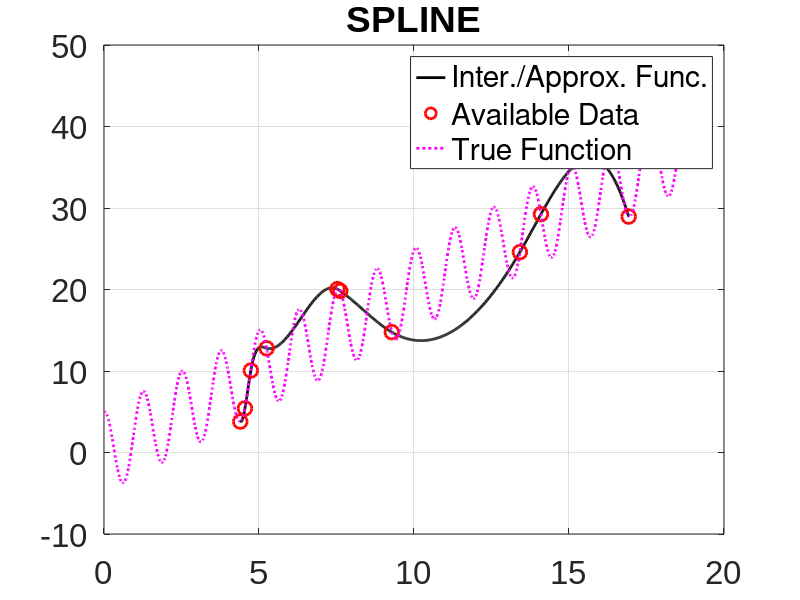
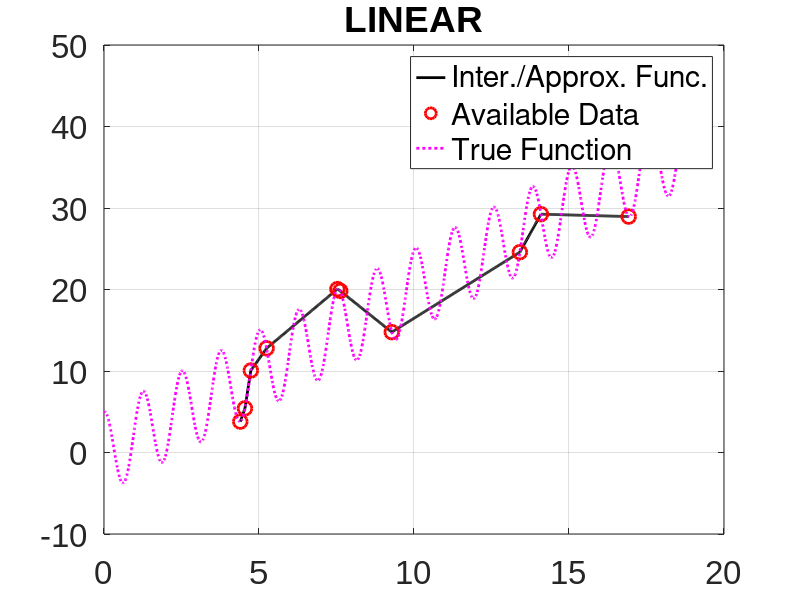
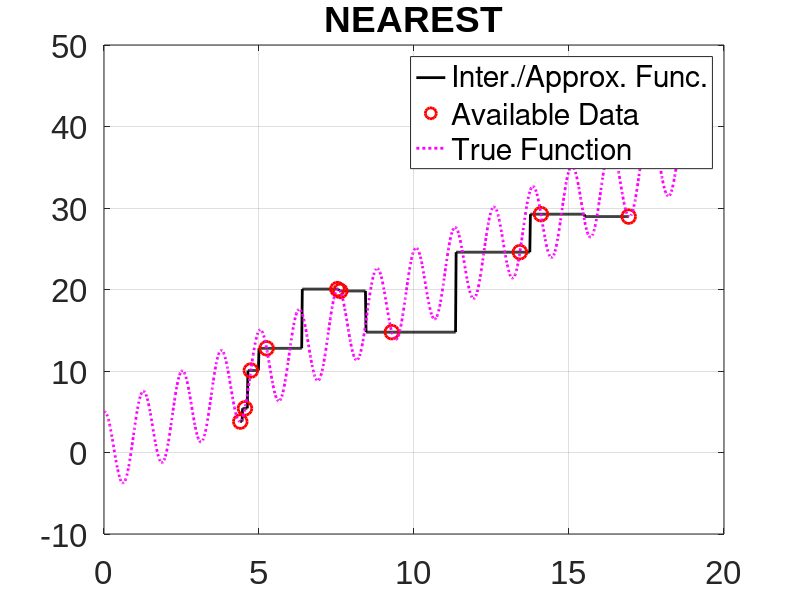
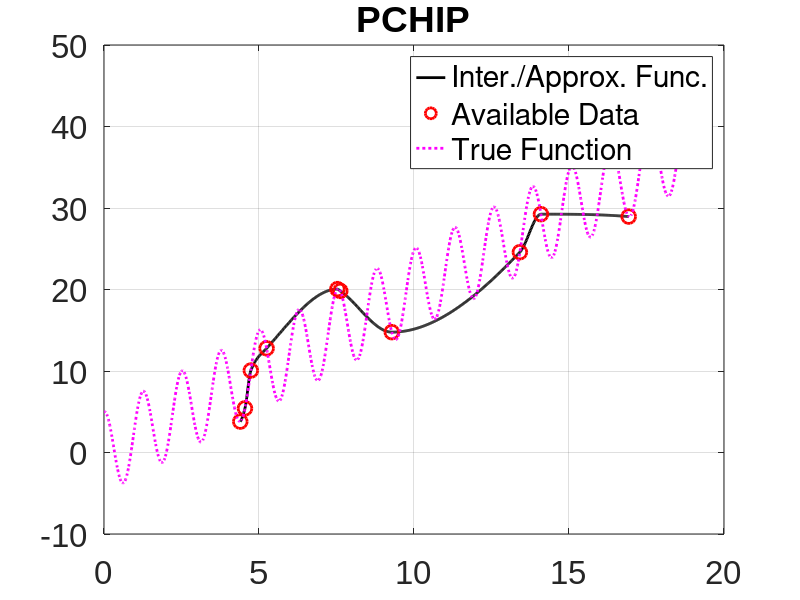

Reproduce these figures in MATLAB, in order. (Note: this script raises an error after producing the figures.)
clear all
close all
clc
rng('default')
rng(220)


n=1000;
x=linspace(0,6*pi,n);
y=5*cos(5*x)+2*x;

randomPermutation=randperm(n);

percentKept=1;
numKept=round(n*percentKept/100);

xKept=x(randomPermutation(1:numKept));
yKept=y(randomPermutation(1:numKept));

%%
% Create figure
figure1 = figure('PaperOrientation','landscape',...
    'PaperSize',[29.69999902 20.99999864],...
    'OuterPosition',[-7 33 1382 744]);
% Create axes
axes1 = axes('Parent',figure1);
hold(axes1,'on');

yInterp=interp1(xKept,yKept,x,'spline');
plot1 = plot(x,yInterp,'k-',xKept,yKept,'ro',x,y,':m')
set(plot1(1),'LineWidth',2);
set(plot1(2),'MarkerSize',10,'Marker','o','LineWidth',2);
set(plot1(3),'LineWidth',2);
box(axes1,'on');
% Set the remaining axes properties
set(axes1,'FontName','Arial','FontSize',24);
% Create legend
legend('Inter./Approx. Func.','Available Data','True Function')
title('SPLINE')
grid
drawnow

hgsave(['SPLINE_b.fig'])
print(['SPLINE_b'],'-dpng')

%%
% Create figure
figure1 = figure('PaperOrientation','landscape',...
    'PaperSize',[29.69999902 20.99999864],...
    'OuterPosition',[-7 33 1382 744]);
% Create axes
axes1 = axes('Parent',figure1);
hold(axes1,'on');
yInterp=interp1(xKept,yKept,x,'linear');
plot1=plot(x,yInterp,'k-',xKept,yKept,'ro',x,y,':m')
set(plot1(1),'LineWidth',2);
set(plot1(2),'MarkerSize',10,'Marker','o','LineWidth',2);
set(plot1(3),'LineWidth',2);
box(axes1,'on');
% Set the remaining axes properties
set(axes1,'FontName','Arial','FontSize',24);
% Create legend
legend('Inter./Approx. Func.','Available Data','True Function')
title('LINEAR')
grid
drawnow

hgsave(['LINEAR_b.fig'])
print(['LINEAR_b'],'-dpng')

%%
% Create figure
figure1 = figure('PaperOrientation','landscape',...
    'PaperSize',[29.69999902 20.99999864],...
    'OuterPosition',[-7 33 1382 744]);
% Create axes
axes1 = axes('Parent',figure1);
hold(axes1,'on');
yInterp=interp1(xKept,yKept,x,'nearest');
plot1=plot(x,yInterp,'k-',xKept,yKept,'ro',x,y,':m')
set(plot1(1),'LineWidth',2);
set(plot1(2),'MarkerSize',10,'Marker','o','LineWidth',2);
set(plot1(3),'LineWidth',2);
box(axes1,'on');
% Set the remaining axes properties
set(axes1,'FontName','Arial','FontSize',24);
% Create legend
legend('Inter./Approx. Func.','Available Data','True Function')
title('NEAREST')
grid
drawnow

hgsave(['NEAREST_b.fig'])
print(['NEAREST_b'],'-dpng')

%%
% Create figure
figure1 = figure('PaperOrientation','landscape',...
    'PaperSize',[29.69999902 20.99999864],...
    'OuterPosition',[-7 33 1382 744]);
% Create axes
axes1 = axes('Parent',figure1);
hold(axes1,'on');
yInterp=interp1(xKept,yKept,x,'pchip');
plot1=plot(x,yInterp,'k-',xKept,yKept,'ro',x,y,':m')
set(plot1(1),'LineWidth',2);
set(plot1(2),'MarkerSize',10,'Marker','o','LineWidth',2);
set(plot1(3),'LineWidth',2);
box(axes1,'on');
% Set the remaining axes properties
set(axes1,'FontName','Arial','FontSize',24);
% Create legend
legend('Inter./Approx. Func.','Available Data','True Function')
title('PCHIP')
grid
drawnow

hgsave(['PCHIP_b.fig'])
print(['PCHIP_b'],'-dpng')

%% 
reg = MultiPolyRegress(xKept',yKept',2);
func_str = func2str(reg.PolynomialExpression);
func_str = strrep(func_str, 'x1', 'x(1)');
func_str = strrep(func_str, 'x(1)','x');
func = str2func(func_str);
yPF2=feval(func,x);
% Create figure
figure1 = figure('PaperOrientation','landscape',...
    'PaperSize',[29.69999902 20.99999864],...
    'OuterPosition',[-7 33 1382 744]);
% Create axes
axes1 = axes('Parent',figure1);
hold(axes1,'on');
plot1=plot(x,yPF2,'k-',xKept,yKept,'ro',x,y,':m')
set(plot1(1),'LineWidth',2);
set(plot1(2),'MarkerSize',10,'Marker','o','LineWidth',2);
set(plot1(3),'LineWidth',2);
box(axes1,'on');
% Set the remaining axes properties
set(axes1,'FontName','Arial','FontSize',24);
% Create legend
legend('Inter./Approx. Func.','Available Data','True Function')
title('PolyFun 2^{nd} order')
grid
drawnow
hgsave(['PolyFun_2nd_order_b.fig'])
print(['PolyFun_2nd_order_b'],'-dpng')



reg = MultiPolyRegress(xKept',yKept',3);
func_str = func2str(reg.PolynomialExpression);
func_str = strrep(func_str, 'x1', 'x(1)');
func_str = strrep(func_str, 'x(1)','x');
func = str2func(func_str);
yPF2=feval(func,x);
% Create figure
figure1 = figure('PaperOrientation','landscape',...
    'PaperSize',[29.69999902 20.99999864],...
    'OuterPosition',[-7 33 1382 744]);
% Create axes
axes1 = axes('Parent',figure1);
hold(axes1,'on');
plot1=plot(x,yPF2,'k-',xKept,yKept,'ro',x,y,':m')
set(plot1(1),'LineWidth',2);
set(plot1(2),'MarkerSize',10,'Marker','o','LineWidth',2);
set(plot1(3),'LineWidth',2);
box(axes1,'on');
% Set the remaining axes properties
set(axes1,'FontName','Arial','FontSize',24);
% Create legend
legend('Inter./Approx. Func.','Available Data','True Function')
title('PolyFun 3^{rd} order')
grid
drawnow
hgsave(['PolyFun_3rd_order_b.fig'])
print(['PolyFun_3rd_order_b'],'-dpng')



reg = MultiPolyRegress(xKept',yKept',4);
func_str = func2str(reg.PolynomialExpression);
func_str = strrep(func_str, 'x1', 'x(1)');
func_str = strrep(func_str, 'x(1)','x');
func = str2func(func_str);
yPF2=feval(func,x);
% Create figure
figure1 = figure('PaperOrientation','landscape',...
    'PaperSize',[29.69999902 20.99999864],...
    'OuterPosition',[-7 33 1382 744]);
% Create axes
axes1 = axes('Parent',figure1);
hold(axes1,'on');
plot1=plot(x,yPF2,'k-',xKept,yKept,'ro',x,y,':m')
set(plot1(1),'LineWidth',2);
set(plot1(2),'MarkerSize',10,'Marker','o','LineWidth',2);
set(plot1(3),'LineWidth',2);
box(axes1,'on');
% Set the remaining axes properties
set(axes1,'FontName','Arial','FontSize',24);
% Create legend
legend('Inter./Approx. Func.','Available Data','True Function')
title('PolyFun 4^{th} order')
grid
drawnow
hgsave(['PolyFun_4th_order_b.fig'])
print(['PolyFun_4th_order_b'],'-dpng')


%%
reg = MultiPolyRegress(xKept',yKept',5);
func_str = func2str(reg.PolynomialExpression);
func_str = strrep(func_str, 'x1', 'x(1)');
func_str = strrep(func_str, 'x(1)','x');
func = str2func(func_str);
yPF2=feval(func,x);
% Create figure
figure1 = figure('PaperOrientation','landscape',...
    'PaperSize',[29.69999902 20.99999864],...
    'OuterPosition',[-7 33 1382 744]);
% Create axes
axes1 = axes('Parent',figure1);
hold(axes1,'on');
plot1=plot(x,yPF2,'k-',xKept,yKept,'ro',x,y,':m')
set(plot1(1),'LineWidth',2);
set(plot1(2),'MarkerSize',10,'Marker','o','LineWidth',2);
set(plot1(3),'LineWidth',2);
box(axes1,'on');
% Set the remaining axes properties
set(axes1,'FontName','Arial','FontSize',24);
% Create legend
legend('Inter./Approx. Func.','Available Data','True Function')
title('PolyFun 5^{th} order')
grid
drawnow
hgsave(['PolyFun_5th_order_b.fig'])
print(['PolyFun_5th_order_b'],'-dpng')


%%
reg = MultiPolyRegress(xKept',yKept',6);
func_str = func2str(reg.PolynomialExpression);
func_str = strrep(func_str, 'x1', 'x(1)');
func_str = strrep(func_str, 'x(1)','x');
func = str2func(func_str);
yPF2=feval(func,x);
% Create figure
figure1 = figure('PaperOrientation','landscape',...
    'PaperSize',[29.69999902 20.99999864],...
    'OuterPosition',[-7 33 1382 744]);
% Create axes
axes1 = axes('Parent',figure1);
hold(axes1,'on');
plot1=plot(x,yPF2,'k-',xKept,yKept,'ro',x,y,':m')
set(plot1(1),'LineWidth',2);
set(plot1(2),'MarkerSize',10,'Marker','o','LineWidth',2);
set(plot1(3),'LineWidth',2);
box(axes1,'on');
% Set the remaining axes properties
set(axes1,'FontName','Arial','FontSize',24);
% Create legend
legend('Inter./Approx. Func.','Available Data','True Function')
title('PolyFun 6^{th} order')
grid
drawnow
hgsave(['PolyFun_6th_order_b.fig'])
print(['PolyFun_6th_order_b'],'-dpng')



%%
[net0,PN,minp,maxp,TN,mint,maxt]=ANN_interpolator(xKept',yKept',0.03,10,'trainbr');
[fANN1]=ANN_simulator(x',net0,minp,maxp,mint,maxt);
% Create figure
figure1 = figure('PaperOrientation','landscape',...
    'PaperSize',[29.69999902 20.99999864],...
    'OuterPosition',[-7 33 1382 744]);
% Create axes
axes1 = axes('Parent',figure1);
hold(axes1,'on');
plot1=plot(x,fANN1,'k-',xKept,yKept,'ro',x,y,':m')
set(plot1(1),'LineWidth',2);
set(plot1(2),'MarkerSize',10,'Marker','o','LineWidth',2);
set(plot1(3),'LineWidth',2);
box(axes1,'on');
% Set the remaining axes properties
set(axes1,'FontName','Arial','FontSize',24);
% Create legend
legend('Inter./Approx. Func.','Available Data','True Function')
title('ANN TrainBR Nn=10')
grid
drawnow
hgsave(['ANN_TrainBR_Nn10_b.fig'])
print(['ANN_TrainBR_Nn10_b'],'-dpng')


%%
[net0,PN,minp,maxp,TN,mint,maxt]=ANN_interpolator(xKept',yKept',0.03,10,'trainlm');
[fANN1]=ANN_simulator(x',net0,minp,maxp,mint,maxt);
% Create figure
figure1 = figure('PaperOrientation','landscape',...
    'PaperSize',[29.69999902 20.99999864],...
    'OuterPosition',[-7 33 1382 744]);
% Create axes
axes1 = axes('Parent',figure1);
hold(axes1,'on');
plot1=plot(x,fANN1,'k-',xKept,yKept,'ro',x,y,':m')
set(plot1(1),'LineWidth',2);
set(plot1(2),'MarkerSize',10,'Marker','o','LineWidth',2);
set(plot1(3),'LineWidth',2);
box(axes1,'on');
% Set the remaining axes properties
set(axes1,'FontName','Arial','FontSize',24);
% Create legend
legend('Inter./Approx. Func.','Available Data','True Function')
title('ANN TrainLM Nn=10')
grid
drawnow
hgsave(['ANN_TrainLM_Nn10_b.fig'])
print(['ANN_TrainLM_Nn10_b'],'-dpng')




%%
addpath('.\dace')
theta = [10]; lob = [1e-1]; upb = [20];
[dmodel, perf] = dacefit(xKept',yKept', @regpoly0, @corrgauss, theta, lob, upb);
[YX MSE] = predictor(x', dmodel);
% Create figure
figure1 = figure('PaperOrientation','landscape',...
    'PaperSize',[29.69999902 20.99999864],...
    'OuterPosition',[-7 33 1382 744]);
% Create axes
axes1 = axes('Parent',figure1);
hold(axes1,'on');
plot1=plot(x,YX,'k-',xKept,yKept,'ro',x,y,':m',x,MSE,'g-')
set(plot1(1),'LineWidth',2);
set(plot1(2),'MarkerSize',10,'Marker','o','LineWidth',2);
set(plot1(3),'LineWidth',2);
box(axes1,'on');
% Set the remaining axes properties
set(axes1,'FontName','Arial','FontSize',24);
% Create legend
legend('Inter./Approx. Func.','Available Data','True Function','MSE')
title('Kriging')
grid
drawnow
hgsave(['Kriging_b.fig'])
print(['Kriging_b'],'-dpng')
